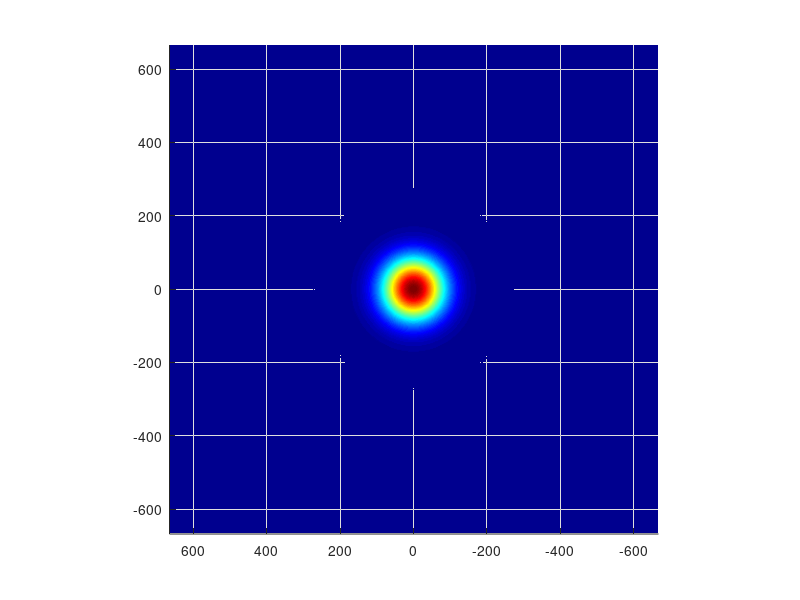

The MATLAB script that drew this image: (Note: this script raises an error after producing the figure.)
clear all; format long; clc; % 2D Free space diffraction

% Physical constants
mu0 = 4.0e-7 * pi  ;  % free space magnetic permeability [Vs/Am]
c0  = 2.99792458e+8 ;    % free space light speed [m/s]
epsilon0 = 1.0 / (mu0 * c0.^2) ;        % free space permittivity [As/Vm]
eta0     = sqrt(mu0 / epsilon0) ;   % free space impedance [ohm]
n0_ = 1     ;   % refractive index of background    <---%%% EDIT HERE %%%
lambda0_ = 532e-9  ;    % free space wavelength [m]        <---%%% EDIT HERE %%%
% lambda0_ = 635e-9  ;    % free space wavelength [m]        <---%%% EDIT HERE %%%


% Derived parameters
k0_     = 2 * pi / lambda0_ ;      			% free space wavenumber [m-1]
k_      = n0_ * k0_        ;             % medium wavenumber [m-1]
lambda_ = lambda0_ / n0_    ;            % medium wavelength [m]

% Beam parameters
w0 = 5e-6; %in meters
k0 = k0_;
zR = pi*w0^2/lambda0_ % in meters

delta_   = 1;	   % normalization parameter (see documentation on SSF)

%  Computation domain discretization
% Changing Nz improves w_analytical, while changing Nx,Ny improves
% w_numerical
% Nz = 1e4 ;        % Number of steps in the z direction <---%%% EDIT HERE %%%
Nz = 500 ;        % Number of steps in the z direction <---%%% EDIT HERE %%%
Nx = 512 ;        % x-direction size of computational grid
Ny = Nx  ;        % x-direction size of computational grid. The computation domain is square

% Physical dimension of the computation space. Physical values are denoted with an underscore. The corresponding normalized value are written without underscore.
% We use SI units
Lx_ = 80e-6 ;    % width of the computation window [m]  <---%%% EDIT HERE %%%
Ly_ = Lx_	;	     % height of the computation window [m] <---%%% EDIT HERE %%%
% Lz_ = 100e-6 ;    % propagation distance [m]             <---%%% EDIT HERE %%%
Lz_ = zR ;    % propagation distance [m]             <---%%% EDIT HERE %%%
% Lz_ = zR*1e7;     % propagation distance [m]             <---%%% EDIT HERE %%%
% Lz_ = zR*1e1 ;    % propagation distance [m]             <---%%% EDIT HERE %%%

V = zeros([Ny, Nx]) ;   % Index potential. This correspond to the refractive index difference with respect to background
                          % for a homogeneous medium, V = 0. <---%%% EDIT HERE %%%

% Normalization coefficients
% The equation can be normalized to a dimensionless form
% spatial normalization factor in the x-y plane
spatial_transverse_scale = 1/(k0_ * sqrt(2 * n0_ *  delta_))
% spatial normalization factor in the z direction
spatial_longitudinal_scale = 1/(delta_ * k0_);

scale_ratio = spatial_longitudinal_scale/spatial_transverse_scale;  % = sqrt(2*n0_/delta_)

% .^.^.^.^.^.^* Normalized parameters .^.^.^.^.^.^*
Lx = Lx_ / spatial_transverse_scale  ;              % normalized model width
Ly = Ly_ / spatial_transverse_scale  ;              % normalized model height
Lz = Lz_ / spatial_longitudinal_scale ;             % normalized propagation distance
k  = 2*pi * spatial_transverse_scale / lambda_ ; % normalized light k-vector

% .^.^.^.^.^.^ Numeric model parameters .^.^.^.^.^*
dx_ = Lx_/Nx    ;                                                            % normalized discretization step in x
dx  = Lx/Nx    ;                                                             % discretization step in x
x_ = dx_ * (-Nx/2:Nx/2-1);      % x dimension vector
x   = dx  * (-Nx/2:Nx/2-1) ;          % normalized x dimension vector
dkx = 2*pi/Lx  ;                                                          % discretization in the spatial spectral domain along the y direction
kx = dkx * [0:(Nx/2-1), -Nx/2:-1]; % spatial frequencies vector in the x direction (swapped)

% We do the same in the y and z direction
dy_ = Ly_/Ny;                                                       % normalized discretization step in y
dy  = Ly/Ny;                                                        % discretization step in y
y_  = dy_ * (-Ny/2:Ny/2-1);                                          % y dimension vector
y   = dy  * (-Ny/2:Ny/2-1);                                          % normalized y dimension vector
dky = 2*pi/Ly;                                                       % discretization in the spatial spectral domain along the y direction
ky  = dky * [0:(Ny/2-1), -Ny/2:-1];                                    % spatial frequencies vector in the y direction

dz  = Lz/Nz;                                                         % discretization step in z
dz_ = Lz_/Nz;                                                        % normalized discretization step in z
z   = dz * (0:Nz-1);                                                 % z dimension vector
z_  = dz_ * (0:Nz-1);   % normalized z dimension vector
dkz = 2*pi/Lz;                                                       % discretization in the spatial spectral domain along the y direction
kz  = dkz * [0:(Nz/2-1), -Nz/2:-1];

% Here we create the spatial computation grid (physical and normalized)
[X_, Y_]    = meshgrid(x_, y_);
[Xz_, Z_]   = meshgrid(x_, z_);
[X, Y]      = meshgrid(x, y);
[Xz, Z]     = meshgrid(x, z);
% The same for the spatial frequencies domain
[KX, KY]    = meshgrid(kx, ky);

K2 = KX .* KX + KY .* KY;  % Here we define some variable so that we don't need to compute them again and again

% Variable that allows to switch between the paraxial (nonparaxial = 0) and nonparaxial (nonparaxial = 1) algorithm.
nonparaxial  = 0 ;  % <---%%% EDIT HERE %%%

% IF YOU WANT TO HAVE absorbing boundaries, set absorbing_boundary=1 below, 
% otherwise set it to 0.
absorbing_boundary = 0;
super_gaussian=exp(-((X_ / (0.9*Lx_/(2*sqrt(log(2)))) ).^20 + (Y_ / (0.9*Ly_/(2*sqrt(log(2)))) ).^20));

A = 1;       		 % field amplitude of the input beam

% Generate input field. Below, an example with Gaussian beam as the input
beam_fwhm_ = 14e-6    ;       % <---%%% EDIT HERE %%%
beam_scale_ = beam_fwhm_ / (2*sqrt(log(2)));
gaussian_beam = exp(-(X_/beam_scale_).^2 - (Y_/beam_scale_).^2);

% Generate angle of the input beam. We do it by multiplying the input field with a blazed grating
theta_x = 0 ;      % [degree] angle in x direction <---%%% EDIT HERE %%%
theta_y = 0  ;     % [degree] angle in y direction <---%%% EDIT HERE %%%
theta_x = theta_x*pi/180;
theta_y = theta_y*pi/180;
blazed_grating = exp(1i*2*pi/lambda_*(sin(theta_x)*X_+sin(theta_y)*Y_));

% circular aperture
circular_aperture = zeros(Nx, Ny);
aperture_diameter = 100e-6;             % [m] <---### EDIT HERE ###
circular_aperture((X_.^2 + Y_.^2) <= (aperture_diameter/2)^2) = 1;

% rectangular aperture
rectangular_aperture = zeros(Nx, Ny);
width_x = 200e-6;                       % [m] <---### EDIT HERE ###
width_y = 200e-6;                       % [m] <---### EDIT HERE ###
x_shift = 0e-6;                         % [m]<---### EDIT HERE ###
y_shift = 0e-6;                         % [m]<---### EDIT HERE ###
rectangular_aperture(abs(X_ - x_shift) <= width_x/2 & abs(Y_ - y_shift) <= width_y/2) = 1;

% u=gaussian_beam;
u=exp(-(X_/w0).^2-(Y_/w0).^2);

figure(1); surf(X,Y,abs(u)); shading interp; colormap(jet); view([-90 90]); 
axis tight; axis square;

zmax=ceil(max(z)); z=linspace(0,zmax,Nz); u0=u; %This is for the simulation

% Find z=zR closest value by indexing in our vector. Quite interesting,
% because z and z_ have the same number of elements. Thus, indexing is
% trully the way we need to capture the image, so here comes the function calculate_beam_widths

% zstop = zR*1e7;
zstop = zR;

% [minValue, closestIndex_2] = findClosestValue(zR, z_);
[minValue, closestIndex_2] = findClosestValue(zstop, z_);
stop_loops = false;

for m=1:Nz
 m
 u1=ifft2(fft2(u0).*exp(-1i*z_(m)*(KX.^2+KY.^2)));
%  u1=ifft2(fft2(u0).*exp(-1i*z(m)*(KX.^2+KY.^2)));
 field(m,:,:)=u1; 
 
 if (stop_loops)
     break;
 end
 if m==closestIndex_2
    [w_analytical, w_numerical] = calculate_beam_widths(u1, z_, w0, zR, y_, m)
    w0*sqrt(2)
    stop_loops = true;
 end

figure(3); surf(X,Y,abs(u1).^2); 
axis([-Lx./2 Lx./2 -Ly./2 Ly./2 0 1]);
% set(gca,'XTickLabel',{num2str(-window_size),num2str(-window_size./2),0,num2str(window_size./2),num2str(window_size)})
% set(gca,'YTickLabel',{num2str(-window_size),0,num2str(window_size)})
shading interp;  colormap(jet); axis square;  
 view([31 37]);
  %view([0 90]); 
 drawnow;
end
figure(4); surf(X,Y,abs(u1)); shading interp; colormap(jet); view([-90 90]); axis square; 
axis([-Lx./2 Lx./2 -Ly./2 Ly./2 0 1]);
% set(gca,'XTickLabel',{num2str(-Lx_),num2str(-Lx_./2),0,num2str(Lx_./2),num2str(Lx_)})
% set(gca,'YTickLabel',{num2str(-Ly_),num2str(-Ly_./2),0,num2str(Ly_./2),num2str(Ly_)})


function [minValue, closestIndex] = findClosestValue(referenceValues, vector)
    % Create a matrix where each row is a copy of 'vector'
    repeatedVector = repmat(vector, [length(referenceValues), 1]);
    % Create a matrix where each column is a copy of 'referenceValues'
    repeatedReference = repmat(referenceValues', [1, length(vector)]);
    % Calculate the absolute difference between 'repeatedVector' and 'repeatedReference'
    absoluteDiff = abs(repeatedVector - repeatedReference);
    % Find the index of the minimum value along each row
    [~, closestIndex] = min(absoluteDiff, [], 2);
    % Extract the minimum value from 'absoluteDiff' for each index
    minValue = absoluteDiff(sub2ind(size(absoluteDiff), (1:length(closestIndex))', closestIndex));
end

function [w_norm_analytical, w_norm_numerical] = calculate_beam_widths(u1, z, w0_norm, zR_norm, y, m)
    %     Analytical solution 
        w_norm_analytical = w0_norm*sqrt(1+(z(m)./zR_norm).^2);
        
    %     Numerical solution
        % Find the index of the maximum absolute value in u1
        [max_u1, max_u1_index] = max(abs(u1(:)));
        % Convert the index to row and column subscripts
        [max_u1_row, max_u1_col] = ind2sub(size(u1), max_u1_index);
        % Find the x-value corresponding to the maximum absolute value in u1
        u1_zR = u1(:,max_u1_col);  
        data = abs(u1_zR);
%         data = abs(u1_zR).^2;
             % Find the half max value.
            halfMax = (min(data) + max(data)) / 2;
            % Find where the data first drops below half the max.
            index1 = find(data >= halfMax, 1, 'first');
            % Find where the data last rises above half the max.
            index2 = find(data >= halfMax, 1, 'last');
            fwhm = index2-index1 + 1; % FWHM in indexes.
            % if you have an y vector
            fwhmy = y(index2) - y(index1);            
        w_norm_numerical= fwhmy./sqrt(2*log(2)) ;
       % Snapshot in plot y,abs(u1_zR).^2
%         figure(5); plot(y,data); axis square;
        figure(5); plot(y,data.^2); axis square;
end
